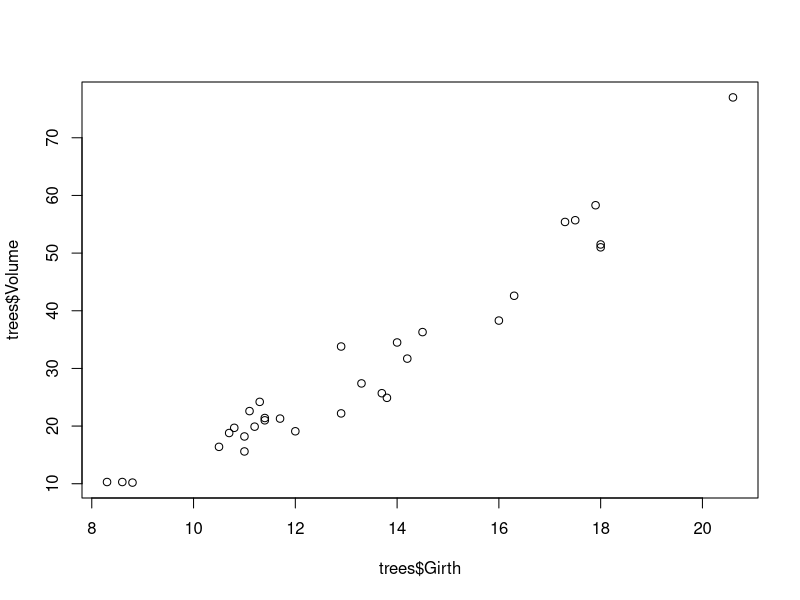
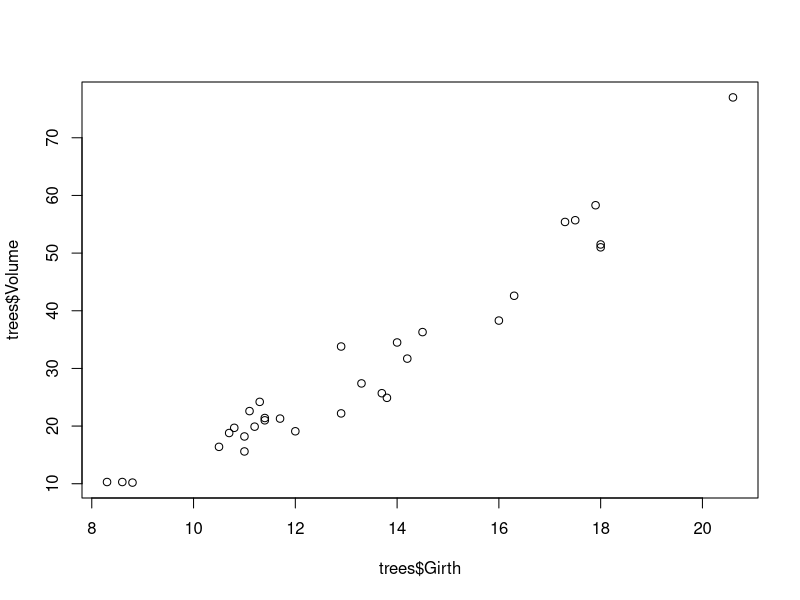
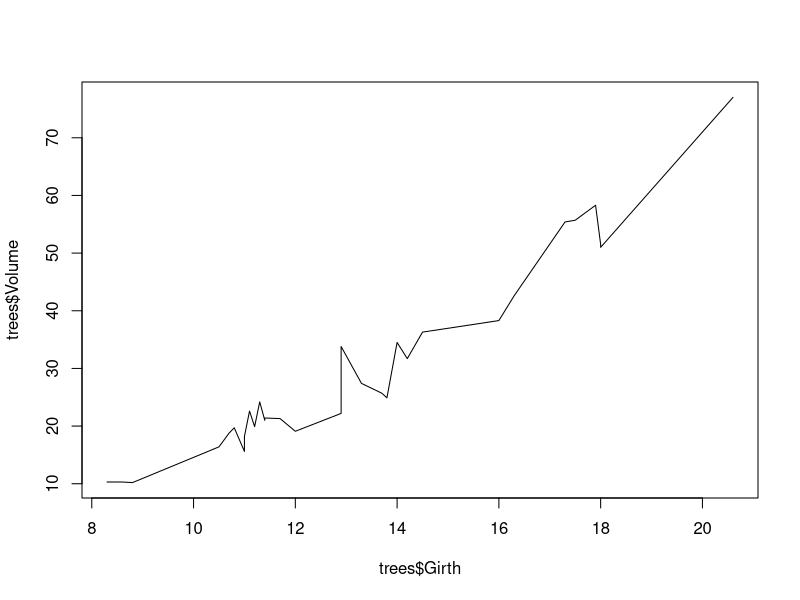
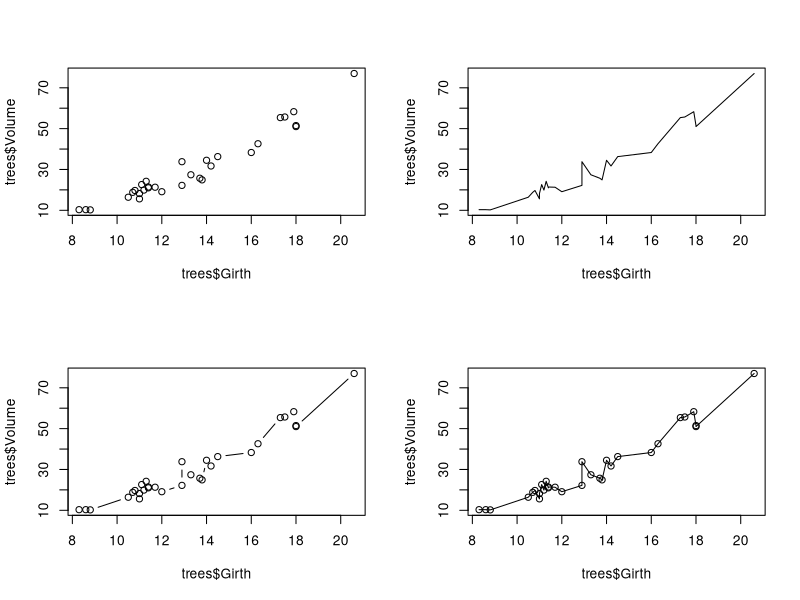
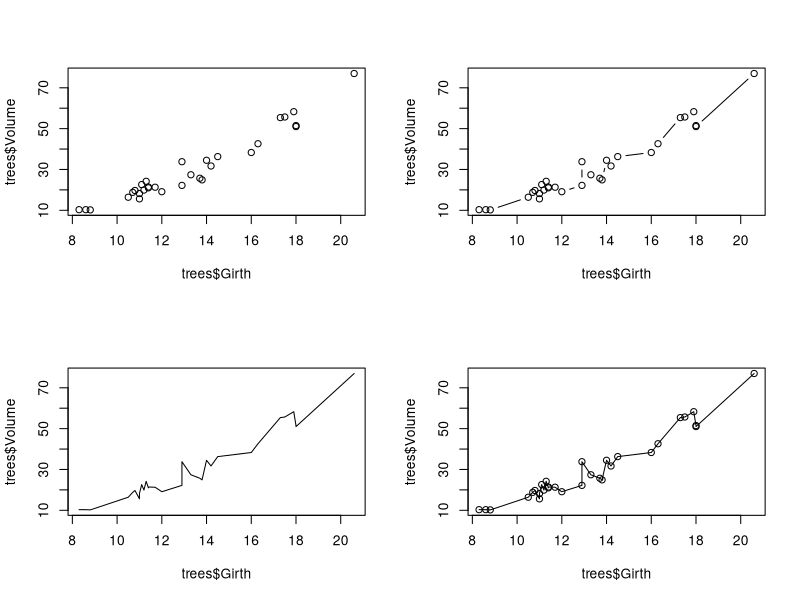
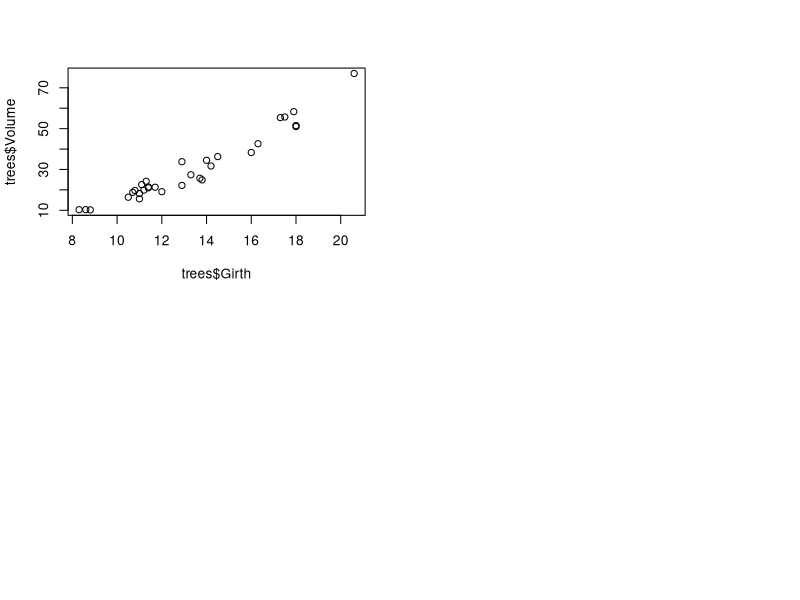
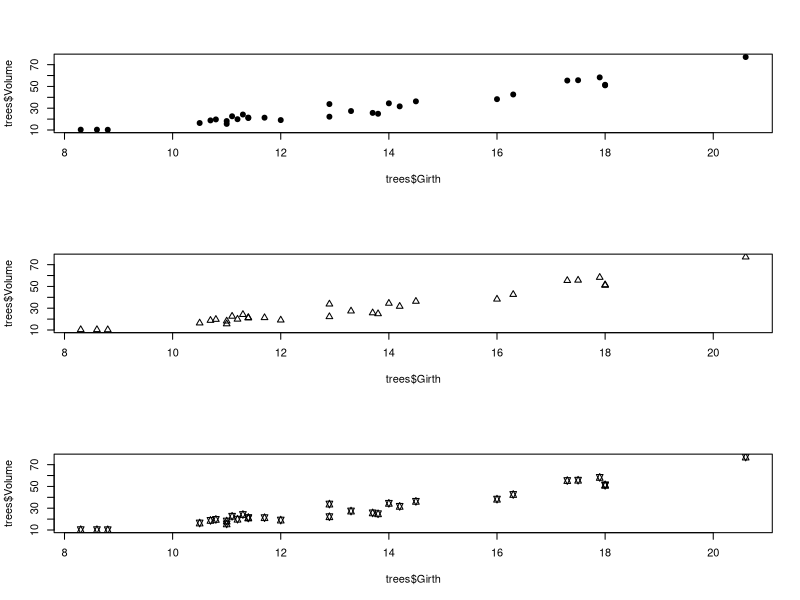
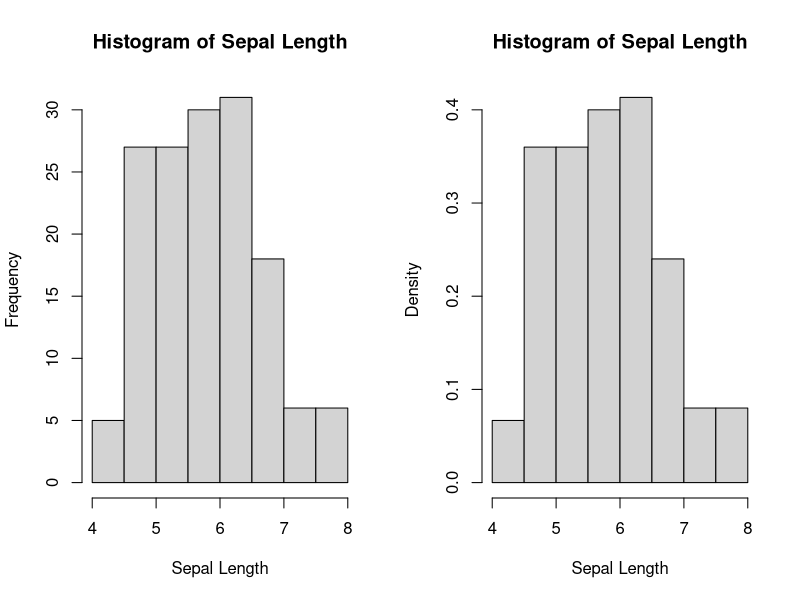

Recreate these plots in R, in order. (Note: this script raises an error after producing the figures.)

#  ES482 R labs   
#      University of Victoria, Victoria BC Canada             

#  Data Visualization
# Module 1: Data Visualization in Base R

library(tidyverse)

  # Data ----------------------

# look at description of built in dataset
?trees      

# Show the structure of the trees dataframe
str(trees)   

 # Show the first few observations of the trees dataframe
head(trees)  


  # Basic plotting ----------------------

plot(x = trees$Girth, y = trees$Volume)    # use R's built-in "trees" dataset: ?trees

# or

plot(trees$Girth, trees$Volume) 

# line graph
plot(trees$Girth, trees$Volume,
     type = "l")   # lines
# ?base::plot

  # Viewing multiple plots ----------------------

?par

par()   # view the default graphical parameters (can be kind of overwhelming!)

# change plotting window

# specify graphical parameters
par(mfrow=c(2,2)) 

# create plots to fill plotting window
plot(trees$Girth, 
     trees$Volume)             # point

plot(trees$Girth, 
     trees$Volume, 
     type="l")   # lines

plot(trees$Girth, 
     trees$Volume,
     type="b")   # both

plot(trees$Girth, 
     trees$Volume, 
     type="o")   # both with connected lines

# layout

# Use "layout" to define a 2 row x 2 column matrix with elements 1, 2, 3, and 4.
# This divides the image into four sections and then fills these with the plot function
layout(matrix(1:4, nrow=2, ncol=2))

# create plots to fill plotting window
plot(trees$Girth, 
     trees$Volume)             # point

plot(trees$Girth, 
     trees$Volume, 
     type="l")   # lines

plot(trees$Girth, 
     trees$Volume, 
     type="b")   # both

plot(trees$Girth, 
     trees$Volume, 
     type="o")   # both with connected lines


plot(trees$Girth, 
     trees$Volume)             ## The plot is still in 4 parts

graphics.off()                                  ## now the plot is reset!



  # Plot symbols ----------------------

# Use layout to define a 3 row x 1 column matrix with elements 1, 2, and 3.
# This divides the image into three sections and then fills these with the plot function
layout(matrix(1:3, 
              nrow = 3, 
              ncol = 1))

# pch: 'plotting character' changes the type of point that is used (default is an open circle)!
plot(trees$Girth, 
     trees$Volume, 
     pch = 19)     # filled point

plot(trees$Girth, 
     trees$Volume, 
     pch = 2)      # open triangle

plot(trees$Girth, 
     trees$Volume, 
     pch = 11)     # star


  # Histograms ----------------------

layout(matrix(1:2, 1, 2))

## y-axis is in counts by default (total observations in each "bin")
hist(iris$Sepal.Length, 
     main = "Histogram of Sepal Length",
     xlab = "Sepal Length")

## change y-axis to proportions of the entire dataset using freq=FALSE
hist(iris$Sepal.Length, 
     freq = FALSE, 
     main = "Histogram of Sepal Length", 
     xlab = "Sepal Length")


  # Plotting matrices ----------------------

plot(iris)


# quick invesrtigation of relationship between variables 

pairs(iris)

# create correlation matrix for numeric variables in the iris data
chart.Correlation(iris[,1:4], 
                  histogram = TRUE, 
                  method = "pearson")
